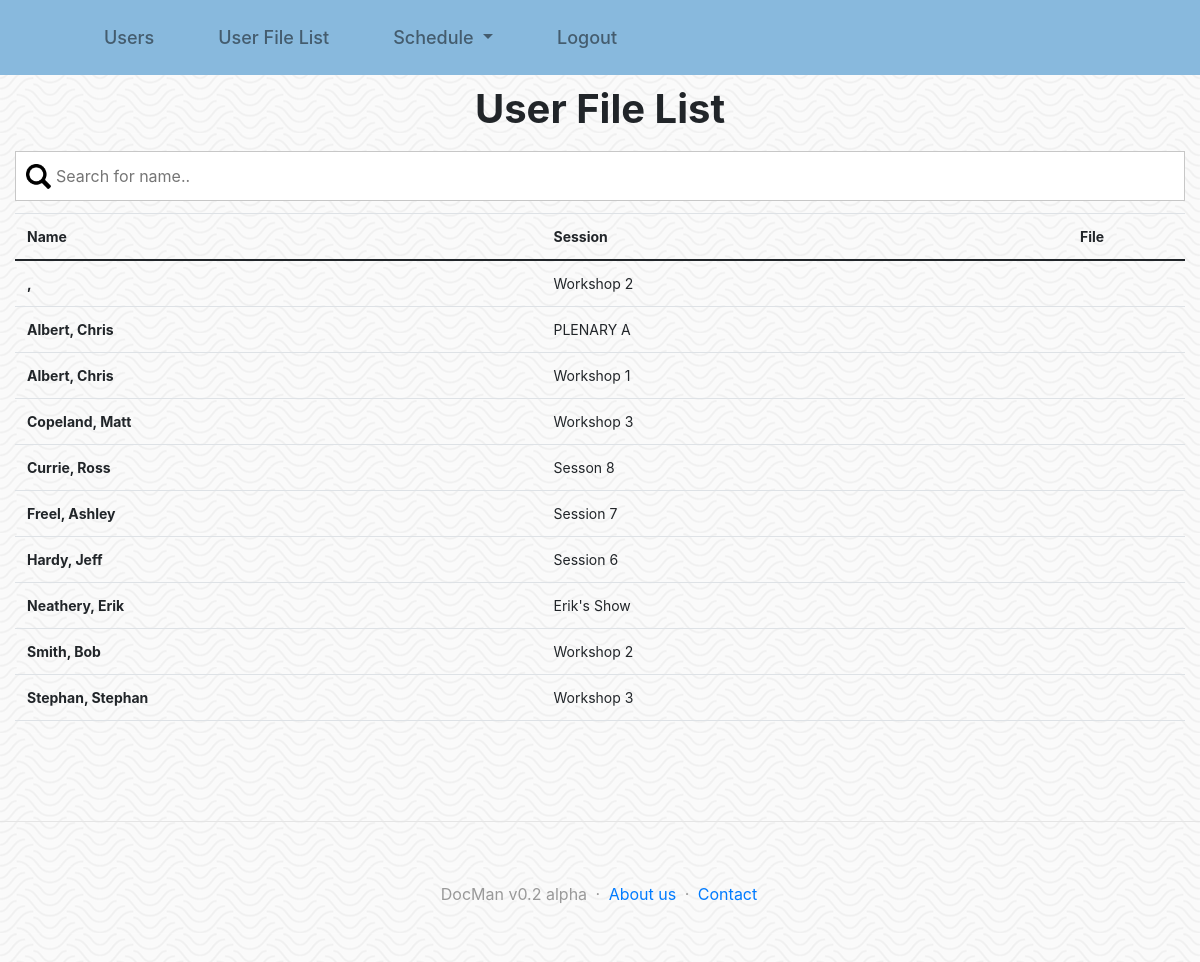
/filelist/ (signed in), run on the app's committed database.
### docman/models.py (models this page shows, shortened)
class Presentation(models.Model):
	class Meta():
		ordering = ['presenter__last_name']
	name							= models.CharField(max_length=256)
	presenation_type	= models.CharField(max_length=256, null=True, blank=True)
	description				= models.TextField(max_length=1024, null=True, blank=True)
	notes							= models.TextField(max_length=1024, null=True, blank=True)
	slug 							= models.CharField(max_length=512, default=datetime.datetime.now())
	ordering_id				= models.IntegerField(default=0)
	room							= models.ForeignKey('Room', on_delete=models.CASCADE, null=True)
	presenter					= models.ForeignKey(User, on_delete=models.CASCADE)
	start_time	= models.DateTimeField(null=True, blank=True)
	end_time		= models.DateTimeField(null=True, blank=True)
	session			= models.ForeignKey(Event_session, on_delete=models.CASCADE,  null=True, blank=True)
	documents		= models.ManyToManyField('Document', null=True, blank=True)

class Event_session(models.Model):
	class Meta:
		verbose_name = 'Session'
		verbose_name_plural  = 'Sessions'
	name				= models.CharField(max_length=256)
	session_type= models.CharField(max_length=256, null=True, blank=True)
	description	= models.TextField(max_length=1024, null=True, blank=True)
	notes				= models.TextField(max_length=2048, null=True, blank=True)
	slug 				= models.CharField(max_length=512, default=datetime.datetime.now())
	room				= models.ForeignKey('Room', on_delete=models.CASCADE, null=True)
	start_time	= models.DateTimeField()
	end_time		= models.DateTimeField()
	ordering_id		= models.IntegerField(default=0)

### docman/views.py (the view)
# urls.py: path('filelist/', views.filelist, name="filelist"),
@login_required
def filelist(request):
	response_dict = {}
	if not request.user.is_staff and not request.user.is_superuser:
		return HttpResponseForbidden()
	response_dict['presentation'] = Presentation.objects.all()
	response_dict['rooms'] = Room.objects.all()
	sessions = {}
	for session in Event_session.objects.all():
		sessions[session.id] = session
	response_dict['sessions'] = sessions
	return render(request, 'docman/filelist.html', response_dict)

### docman/templates/docman/filelist.html (shortened to what this page needs)
{% extends "docman/template.html" %}
{% block body %}
<div class ="col-md-12" >
        <h1 style="text-align: center; font-weight:bold; padding-top: 10px; padding-bottom:10px">
            User File List
        </h1>
    <input type="text" id="myInput" onkeyup="myFunction()" placeholder="Search for name..">
        <table class="table" id="myTable" style=font-size:14px>
            <thead>
                <tr class="header">
                    <th style="width:45%;">Name</th>
                    <th style="width:45%;">Session</th>
                    <th style="width:10%;">File</th>
                </tr>
            </thead>
            <tbody>
                {% for pres in presentation.all %}
                <tr>
                    <td class="presenter_line" onclick="window.location.href= '/presentation/{{pres.id}}';">
                    <b>{{ pres.presenter.last_name }},
                     {{ pres.presenter.first_name }}
                    </b>
                    </td>
                    <td>
                     {{ pres.session.name }}</td>
                    <td>
                    </td>
                </tr>
                {% endfor %}
            </tbody>
        </table>
    </div>
{% endblock %}

### docman/templates/docman/template.html (shortened to what this page needs)
<!DOCTYPE html>
<html xmlns="http://www.w3.org/1999/xhtml">
<head>
<link rel="stylesheet" href="/static/bootstrap/css/bootstrap.min.css">
<link rel="stylesheet" href="/static/bootstrap/css/docs.css">
<link rel="stylesheet" href="/static/jquery-upload/css/jquery.fileupload.css">
<link rel="stylesheet" href="/static/jquery-upload/css/jquery.fileupload-ui.css">
<link rel="stylesheet" href="https://cdn.jsdelivr.net/npm/bootstrap@4.0.0/dist/css/bootstrap.min.css">
</head>
<body style="background-image:url(/static/img/papyrus.png);">
  <header class="navbar navbar-static-top bs-docs-nav" id="top" role="banner" style="background-color: #88b9dd; font-size:large;">
    <nav class="navbar navbar-expand-lg navbar-light" style="background-color: #88b9dd;">
      <div class="collapse navbar-collapse" id="navbarSupportedContent">
        {% if user.is_staff %}
        <ul class="navbar-nav mr-auto">
          <li class="nav-item pl-5">
            <a class="nav-link" href="/users/">Users</a>
          </li>
          <li class="nav-item pl-5">
            <a class="nav-link" href="/filelist/"> User File List </a>
          </li>
          <li class="nav-item pl-5 dropdown">
            <a class="nav-link dropdown-toggle" href="#" id="navbarDropdown" role="button" data-bs-toggle="dropdown" aria-haspopup="true" aria-expanded="false">
              Schedule
            </a>
          </li>
          {% endif %}
          {% if user.is_authenticated %}
          <li class="nav-item pl-5">
            <a class="nav-link" href="/logout/">Logout</a>
          </li>
        </ul>
        {% endif %}
      </div>
    </nav>
</header >
{% block body %}
{% endblock %}
<footer class="bs-docs-footer" role="contentinfo">
	<div class="container">
		<ul class="bs-docs-footer-links muted">
			<li>DocMan v0.2 alpha</li>
			<li>&middot;</li>
			<li><a href="/about/">About us</a></li>
			<li>&middot;</li>
			<li><a href="/contact/">Contact</a></li>
		</ul>
	</div>
</footer>
</body></html>

### docman/templates/docman/filelist.html (style rules this page uses)
#myInput { background-image: url('/static/img/searchicon.png'); background-position: 10px 12px; background-repeat: no-repeat; background-size:25px; background-color: white; width: 100%; font-size: 16px; padding: 12px 20px 12px 40px; border: 1px solid rgb(199, 199, 199); margin-bottom: 12px; }
::placeholder { opacity: 1; }

### data on the page
Presentation: session.name "Workshop 2"
Presentation: presenter.last_name "Albert", presenter.first_name "Chris", session.name "PLENARY A"
Presentation: presenter.last_name "Albert", presenter.first_name "Chris", session.name "Workshop 1"
Presentation: presenter.last_name "Copeland", presenter.first_name "Matt", session.name "Workshop 3"
Presentation: presenter.last_name "Currie", presenter.first_name "Ross", session.name "Sesson 8"
Presentation: presenter.last_name "Freel", presenter.first_name "Ashley", session.name "Session 7"
Presentation: presenter.last_name "Hardy", presenter.first_name "Jeff", session.name "Session 6"
Presentation: presenter.last_name "Neathery", presenter.first_name "Erik", session.name "Erik's Show"
Presentation: presenter.last_name "Smith", presenter.first_name "Bob", session.name "Workshop 2"
Presentation: presenter.last_name "Stephan", presenter.first_name "Stephan", session.name "Workshop 3"
